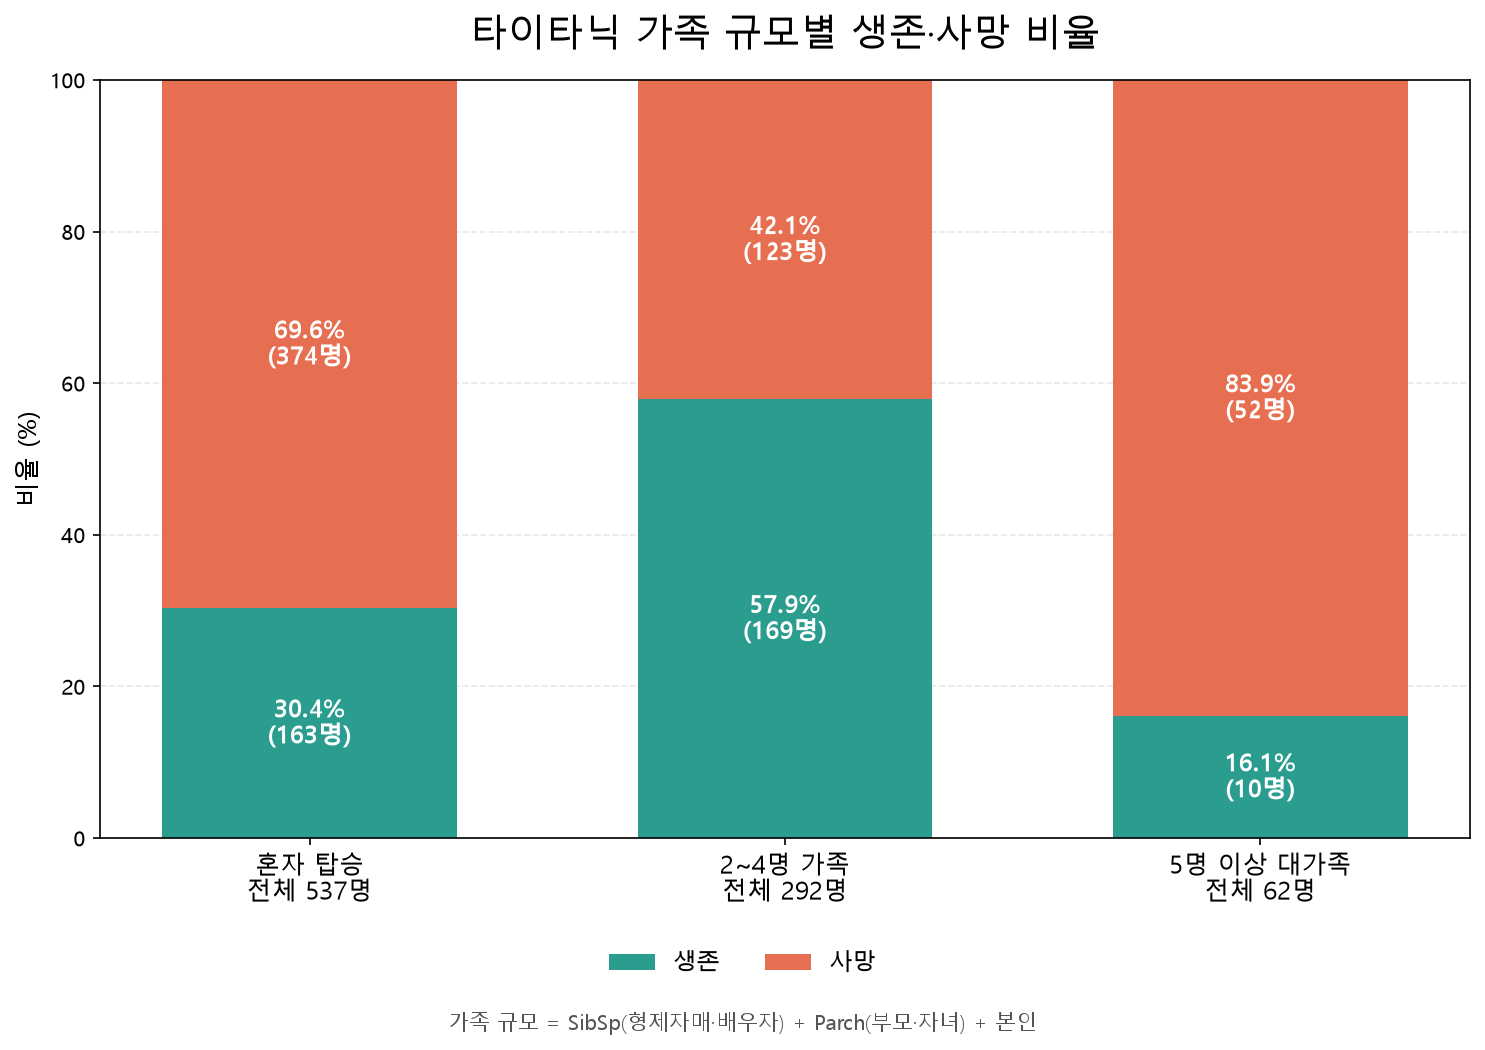

Source code (Python):
from pathlib import Path
import csv

import matplotlib.pyplot as plt


plt.rcParams["font.family"] = "Malgun Gothic"
plt.rcParams["axes.unicode_minus"] = False

BASE_DIR = Path(__file__).resolve().parent
CSV_PATH = BASE_DIR / "titanic.csv"
OUTPUT_PATH = BASE_DIR / "family_size_survival_chart.png"

GROUPS = ("혼자 탑승", "2~4명 가족", "5명 이상 대가족")


def classify_family_size(family_size: int) -> str:
    if family_size == 1:
        return "혼자 탑승"
    if family_size <= 4:
        return "2~4명 가족"
    return "5명 이상 대가족"


def count_survival_by_family_size(
    csv_path: Path,
) -> dict[str, dict[str, int]]:
    counts = {
        group: {"사망": 0, "생존": 0}
        for group in GROUPS
    }

    with csv_path.open("r", encoding="utf-8-sig", newline="") as csv_file:
        reader = csv.DictReader(csv_file)
        required_columns = {"Survived", "SibSp", "Parch"}
        if not required_columns.issubset(reader.fieldnames or []):
            raise ValueError(
                "CSV 파일에 'Survived', 'SibSp' 또는 'Parch' 컬럼이 없습니다."
            )

        for row in reader:
            family_size = int(row["SibSp"]) + int(row["Parch"]) + 1
            group = classify_family_size(family_size)
            status = "생존" if row["Survived"].strip() == "1" else "사망"
            counts[group][status] += 1

    return counts


def create_chart(
    counts: dict[str, dict[str, int]], output_path: Path
) -> None:
    totals = [sum(counts[group].values()) for group in GROUPS]
    survived_counts = [counts[group]["생존"] for group in GROUPS]
    deceased_counts = [counts[group]["사망"] for group in GROUPS]
    survived_rates = [
        survived / total * 100
        for survived, total in zip(survived_counts, totals)
    ]
    deceased_rates = [100 - rate for rate in survived_rates]
    positions = range(len(GROUPS))

    fig, ax = plt.subplots(figsize=(10, 7))
    survived_bars = ax.bar(
        positions,
        survived_rates,
        color="#2A9D8F",
        width=0.62,
        label="생존",
    )
    deceased_bars = ax.bar(
        positions,
        deceased_rates,
        bottom=survived_rates,
        color="#E76F51",
        width=0.62,
        label="사망",
    )

    for index, (survived_bar, deceased_bar) in enumerate(
        zip(survived_bars, deceased_bars)
    ):
        ax.text(
            survived_bar.get_x() + survived_bar.get_width() / 2,
            survived_rates[index] / 2,
            f"{survived_rates[index]:.1f}%\n({survived_counts[index]}명)",
            ha="center",
            va="center",
            color="white",
            fontsize=12,
            fontweight="bold",
        )
        ax.text(
            deceased_bar.get_x() + deceased_bar.get_width() / 2,
            survived_rates[index] + deceased_rates[index] / 2,
            f"{deceased_rates[index]:.1f}%\n({deceased_counts[index]}명)",
            ha="center",
            va="center",
            color="white",
            fontsize=12,
            fontweight="bold",
        )

    x_labels = [
        f"{group}\n전체 {total}명"
        for group, total in zip(GROUPS, totals)
    ]
    ax.set_xticks(list(positions), x_labels, fontsize=12)
    ax.set_ylim(0, 100)
    ax.set_ylabel("비율 (%)", fontsize=12)
    ax.set_title(
        "타이타닉 가족 규모별 생존·사망 비율",
        fontsize=18,
        pad=16,
    )
    handles, labels = ax.get_legend_handles_labels()
    fig.legend(
        handles,
        labels,
        loc="lower center",
        bbox_to_anchor=(0.5, 0.045),
        ncol=2,
        frameon=False,
        fontsize=11,
    )
    ax.grid(axis="y", linestyle="--", alpha=0.3)
    ax.set_axisbelow(True)

    fig.text(
        0.5,
        0.012,
        "가족 규모 = SibSp(형제자매·배우자) + Parch(부모·자녀) + 본인",
        ha="center",
        fontsize=10,
        color="#555555",
    )
    fig.tight_layout(rect=(0, 0.11, 1, 1))
    fig.savefig(output_path, dpi=150, bbox_inches="tight")
    plt.show()


if __name__ == "__main__":
    family_counts = count_survival_by_family_size(CSV_PATH)
    print(f"가족 규모별 생존 여부 집계: {family_counts}")
    create_chart(family_counts, OUTPUT_PATH)
    print(f"차트 저장 완료: {OUTPUT_PATH}")
